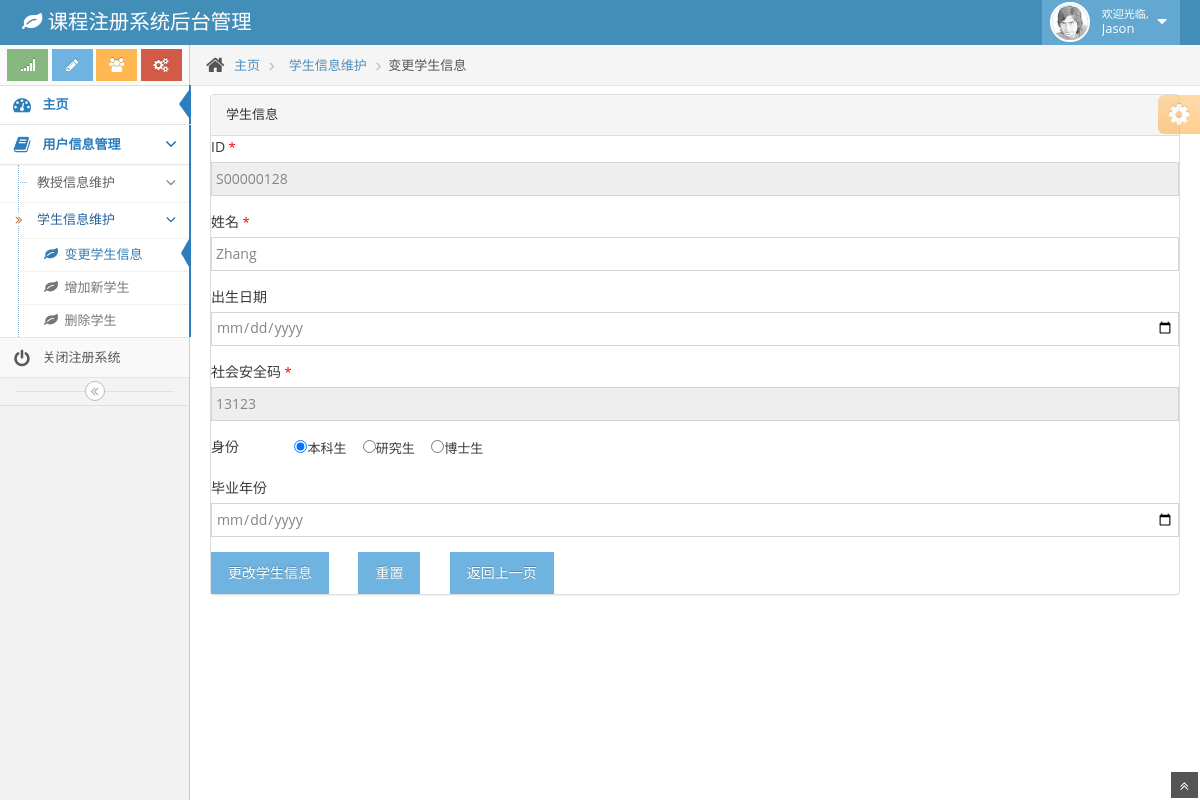
The app's page /code/stuchange1.php?index=S00000128 (signed in) with its own data.
### tables this page shows
CREATE TABLE `student` (
  `stu_id` varchar(9) NOT NULL,
  `password` varchar(20) DEFAULT NULL,
  `name` varchar(20) NOT NULL,
  `birthday` date DEFAULT NULL,
  `SSN` varchar(9) DEFAULT NULL,
  `status` varchar(10) DEFAULT NULL,
  `graduation_date` varchar(15) DEFAULT NULL
);

### code/stuchange1.php (the view, shortened to what this page needs)
<!DOCTYPE html>
<html lang="en">
	<head>
		<link href="assets/css/bootstrap.min.css" rel="stylesheet" />
		<link rel="stylesheet" href="assets/css/font-awesome.min.css" />
		<link rel="stylesheet" href="assets/css/ace.min.css" />
		<link rel="stylesheet" href="assets/css/ace-rtl.min.css" />
		<link rel="stylesheet" href="assets/css/ace-skins.min.css" />
	</head>
	<body>
		<div class="navbar navbar-default" id="navbar">
			<div class="navbar-container" id="navbar-container">
				<div class="navbar-header pull-left">
					<a href="#" class="navbar-brand">
						<small>
							<i class="icon-leaf"></i>
							课程注册系统后台管理
						</small>
					</a>
				</div>
				<div class="navbar-header pull-right" role="navigation">
					<ul class="nav ace-nav">
						<li class="light-blue">
							<a data-toggle="dropdown" href="#" class="dropdown-toggle">
								<img class="nav-user-photo" src="assets/avatars/user.jpg" alt="Jason's Photo" />
								<span class="user-info">
									<small>欢迎光临,</small>
									Jason
								</span>
								<i class="icon-caret-down"></i>
							</a>
						</li>
					</ul>
				</div>
			</div>
		</div>
		<div class="main-container" id="main-container">
			<div class="main-container-inner">
				<div class="sidebar" id="sidebar">
					<div class="sidebar-shortcuts" id="sidebar-shortcuts">
						<div class="sidebar-shortcuts-large" id="sidebar-shortcuts-large">
							<button class="btn btn-success">
								<i class="icon-signal"></i>
							</button>
							<button class="btn btn-info">
								<i class="icon-pencil"></i>
							</button>
							<button class="btn btn-warning">
								<i class="icon-group"></i>
							</button>
							<button class="btn btn-danger">
								<i class="icon-cogs"></i>
							</button>
						</div>
					</div>
					<ul class="nav nav-list">
						<li class="active">
							<a href="admin_main.php">
								<i class="icon-dashboard"></i>
								<span class="menu-text"> 主页 </span>
							</a>
						</li>
						<li class="open active">
							<a href="#" class="dropdown-toggle">
								<i class="icon-book"></i>
								<span class="menu-text"> 用户信息管理 </span>
								<b class="arrow icon-angle-down"></b>
							</a>
							<ul class="submenu">
								<li>
									<a href="#" class="dropdown-toggle">
										教授信息维护
										<b class="arrow icon-angle-down"></b>
									</a>
								</li>
								<li class="open active">
									<a href="#" class="dropdown-toggle">
										<i class="icon-double-angle-right"></i>
										学生信息维护
										<b class="arrow icon-angle-down"></b>
									</a>
									<ul class="submenu">
										<li class="active">
											<a href="#">
												<i class="icon-leaf"></i>
												变更学生信息
											</a>
										</li>
										<li>
											<a href="stunew.php">
												<i class="icon-leaf"></i>
												增加新学生
											</a>
										</li>
										<li>
											<a href="studel.php">
												<i class="icon-leaf"></i>
												删除学生
											</a>
										</li>
									</ul>
								</li>
							</ul>
						</li>
						<li>
							<a href="index.php">
								<i class="icon-off"></i>
								<span class="menu-text"> 关闭注册系统 </span>
							</a>
						</li>
					</ul>
					<div class="sidebar-collapse" id="sidebar-collapse">
						<i class="icon-double-angle-left" data-icon1="icon-double-angle-left" data-icon2="icon-double-angle-right"></i>
					</div>
				</div>
				<div class="main-content">
					<div class="breadcrumbs" id="breadcrumbs">
						<ul class="breadcrumb">
							<li>
								<i class="icon-home home-icon"></i>
								<a href="#">主页</a>
							</li>
							<li>
								<a href="#">学生信息维护</a>
							</li>
							<li class="active">变更学生信息</li>
						</ul>
					</div>
					<div class="page-content">
						<div class="row">
							<div class="col-xs-12">
                                <section id="main-content">
                                    <section class="wrapper">
                                        <div class="table-agile-info">
                                            <div class="panel panel-default">
                                                <div class="panel-heading">
                                                    学生信息
                                                </div>
                                                <div>
                                                    <form action="stuchange.php" method="post">
                                                        <table>
                                                            <?php
                                                            $db_host="localhost";
                                                            $db_name="root";
                                                            $db_pwd="123456";
                                                            $link=mysqli_connect($db_host,$db_name,$db_pwd);
                                                            mysqli_set_charset($link,"utf8");
                                                            mysqli_select_db($link,"systemdb");
                                                            $id = $_GET["index"];
                                                            $sql="select stu_id, name, birthday, SSN, status, graduation_date from student where stu_id = '".$id."';";
                                                            $result=mysqli_query($link,$sql);
                                                            if (!$result) {
                                                            }else {
                                                                while ($arr = mysqli_fetch_array($result)) {
                                                                    $stu_id = $arr[stu_id];
                                                                    $name = $arr[name];
                                                                    $birthday = $arr[birthday];
                                                                    $SSN = $arr[SSN];
                                                                    $status = $arr[status];
                                                                    $graduateday = $arr[graduation_date];
                                                                }
                                                            }
                                                            ?>
                                                            <form role="form" method="post">
                                                                <div class="form-group">
                                                                    <label for="exampleInputText1">ID</label>
                                                                    <span style="color:#ff0000">*</span><input type="text" class="form-control" id="exampleInputEmail1" name="_id" required="required" value ="<?php echo $stu_id; ?>" readonly="true" disabled>
                                                                </div>
                                                                <div class="form-group">
                                                                    <label for="exampleInputText1">姓名</label>
                                                                    <span style="color:red">*</span><input type="text" class="form-control" id="exampleInputEmail1" name="_name" required="required" value ="<?php echo $name; ?>">
                                                                </div>
                                                                <div class="form-group">
                                                                    <label for="exampleInputText1">出生日期</label>
                                                                    <input type="date" class="form-control" id="exampleInputEmail1" name="_birthday"  value ="<?php echo $birthday; ?>">
                                                                </div>
                                                                <div class="form-group">
                                                                    <label for="exampleInputText1">社会安全码</label>
                                                                    <span style="color:red">*</span><input type="text" class="form-control" id="exampleInputEmail1" name="_SSN" required="required" value ="<?php echo $SSN; ?>" readonly="true" disabled >
                                                                </div>
                                                                <div class="form-group">
                                                                    <label >身份</label>&emsp;&emsp;&emsp;&emsp;
                                                                    <span>
                                                                        <input type="radio"  name="_status" value="bachelor" <?php if($status=="bachelor")  echo "checked"?>/>本科生&emsp;
																		<input type="radio" name="_status"  value="master" <?php if($status=="master")  echo "checked"?>/>研究生&emsp;
																		<input type="radio"  name="_status" value="doctor" <?php if($status=="doctor")  echo "checked"?>/>博士生
                                                                    </span>
                                                                </div>
                                                                <div class="form-group">
                                                                    <label for="exampleInputText1">毕业年份</label>
                                                                    <input type="date" class="form-control" id="exampleInputEmail1" name="_extrainfo"  value ="<?php echo $graduateday; ?>" >
                                                                </div>
                                                                <button type="button" class="btn btn-info" onclick ="login()">更改学生信息</button>&emsp;&emsp;
                                                                <button type="reset" class="btn btn-info">重置</button>&emsp;&emsp;
                                                                <input class="btn btn-info" type="button" value="返回上一页" onclick="window.location.href='stuchange.php'"">
                                                            </form>
                                                        </table>
                                                    </form>
                                                </div>
                                            </div>
                                        </div>
                                    </section>
                                </section>
							</div>
						</div>
					</div>
				</div>
				<div class="ace-settings-container" id="ace-settings-container">
					<div class="btn btn-app btn-xs btn-warning ace-settings-btn" id="ace-settings-btn">
						<i class="icon-cog bigger-150"></i>
					</div>
				</div>
			</div>
			<a href="#" id="btn-scroll-up" class="btn-scroll-up btn btn-sm btn-inverse">
				<i class="icon-double-angle-up icon-only bigger-110"></i>
			</a>
		</div>
	</body>
</html>

### records on screen
student: _id "S00000128", _name "Zhang", _SSN "13123", status "☑"
